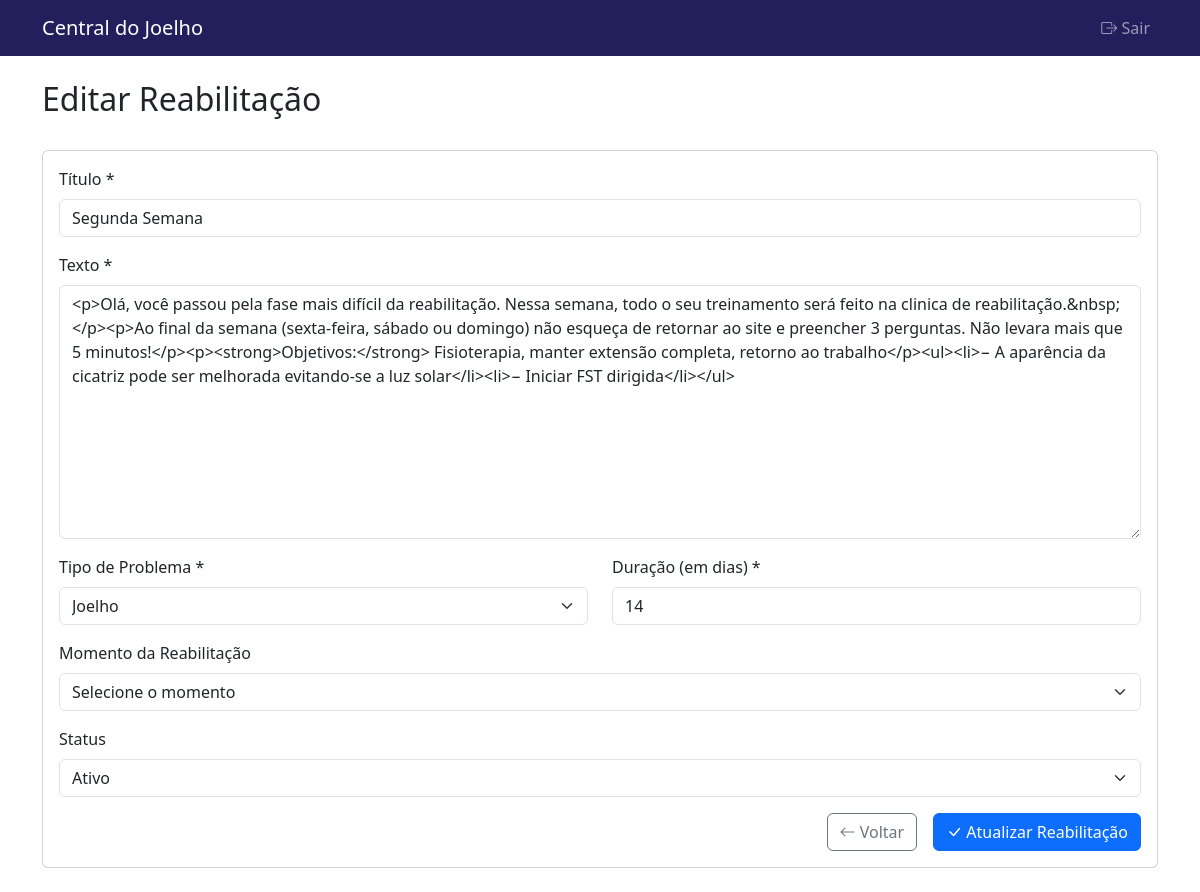
The page /index.php?page=medico/reabilitacao_form&id=20 (signed in) on the database its author committed.
### tables this page shows
CREATE TABLE IF NOT EXISTS `reabilitacao` (
  `id` int NOT NULL AUTO_INCREMENT,
  `titulo` varchar(255) NOT NULL,
  `texto` text NOT NULL,
  `momento` varchar(255) NOT NULL DEFAULT '',
  `sequencia` int DEFAULT '0',
  `id_pergunta` int DEFAULT NULL,
  `tipo_problema` int NOT NULL,
  `data_criacao` timestamp NULL DEFAULT CURRENT_TIMESTAMP,
  `data_atualizacao` timestamp NULL DEFAULT CURRENT_TIMESTAMP ON UPDATE CURRENT_TIMESTAMP,
  `id_medico` int DEFAULT NULL,
  `id_paciente` int DEFAULT NULL,
  `duracao_dias` int NOT NULL DEFAULT '7',
  `status` enum('ativo','inativo') NOT NULL DEFAULT 'ativo',
  PRIMARY KEY (`id`),
  KEY `id_medico` (`id_medico`),
  KEY `fk_momento` (`momento`),
  KEY `fk_tipo` (`tipo_problema`) USING BTREE,
  KEY `id_paciente` (`id_paciente`),
  KEY `id_pergunta` (`id_pergunta`)
);

CREATE TABLE IF NOT EXISTS `tipos_reabilitacao` (
  `id` int NOT NULL AUTO_INCREMENT,
  `descricao` varchar(50) NOT NULL,
  PRIMARY KEY (`id`)
);

### pages/medico/reabilitacao_form.php (the view, shortened to what this page needs)
<?php
$conn = getConnection();
$reabilitacao = [
    'id' => '',
    'titulo' => '',
    'texto' => '',
    'momento' => '',
    'tipo_problema' => '',
    'id_medico' => $_SESSION['user_id'],
    'duracao_dias' => '',
    'status' => 'ativo'
];
$stmt = $conn->prepare("SELECT id, descricao as nome FROM tipos_reabilitacao ORDER BY descricao");
$stmt->execute();
$tipos_reabilitacao = $stmt->fetchAll(PDO::FETCH_ASSOC);
if (isset($_GET['id'])) {
    $stmt = $conn->prepare("SELECT * FROM reabilitacao WHERE id = ? AND id_medico = ?");
    $stmt->execute([$_GET['id'], $_SESSION['user_id']]);
    $reabilitacao_db = $stmt->fetch(PDO::FETCH_ASSOC);
    if ($reabilitacao_db) {
        $reabilitacao = array_merge($reabilitacao, $reabilitacao_db);
    } else {
        header('Location: index.php?page=medico/reabilitacao_medico');
        exit;
    }
}
function h($str) {
    return htmlspecialchars($str ?? '', ENT_QUOTES, 'UTF-8');
}
?>
<!DOCTYPE html>
<html lang="pt-BR">
<head>
    <link href="https://cdn.jsdelivr.net/npm/bootstrap@5.3.2/dist/css/bootstrap.min.css" rel="stylesheet">
    <link rel="stylesheet" href="https://cdn.jsdelivr.net/npm/bootstrap-icons@1.11.1/font/bootstrap-icons.css">
</head>
<body>
    <?php include_once __DIR__ . '/../../common/header_medico.php'; ?>
    <div class="container my-4">
        <div class="row">
            <div class="col-12">
                <div class="d-flex justify-content-between align-items-center mb-4">
                    <h2><?php echo $reabilitacao['id'] ? 'Editar' : 'Nova' ?> Reabilitação</h2>
                </div>
                <div class="card">
                    <div class="card-body">
                        <form method="POST" action="index.php?page=medico/reabilitacao_form<?php echo !empty($reabilitacao['id']) ? '&id=' . $reabilitacao['id'] : ''; ?>">
                            <div class="mb-3">
                                <label for="titulo" class="form-label">Título *</label>
                                <input type="text" class="form-control" id="titulo" name="titulo"
                                       value="<?php echo h($reabilitacao['titulo']); ?>" required>
                            </div>
                            <div class="mb-3">
                                <label for="texto" class="form-label">Texto *</label>
                                <textarea class="form-control" id="texto" name="texto" rows="10" required><?php echo h($reabilitacao['texto']); ?></textarea>
                            </div>
                            <div class="row">
                                <div class="col-md-6">
                                    <div class="mb-3">
                                        <label for="tipo_problema" class="form-label">Tipo de Problema *</label>
                                        <select class="form-select" id="tipo_problema" name="tipo_problema" required>
                                            <?php foreach ($tipos_reabilitacao as $tipo): ?>
                                                <option value="<?php echo h($tipo['id']); ?>"
                                                    <?php echo $reabilitacao['tipo_problema'] == $tipo['id'] ? 'selected' : ''; ?>>
                                                    <?php echo h($tipo['nome']); ?>
                                                </option>
                                            <?php endforeach; ?>
                                        </select>
                                    </div>
                                </div>
                                <div class="col-md-6">
                                    <div class="mb-3">
                                        <label for="duracao_dias" class="form-label">Duração (em dias) *</label>
                                        <input type="number" class="form-control" id="duracao_dias" name="duracao_dias"
                                               value="<?php echo h($reabilitacao['duracao_dias']); ?>" required min="1">
                                    </div>
                                </div>
                            </div>
                            <div class="mb-3">
                                <label for="momento" class="form-label">Momento da Reabilitação</label>
                                <select class="form-select" id="momento" name="momento">
                                    <option value="">Selecione o momento</option>
                                </select>
                            </div>
                            <div class="mb-3">
                                <label for="status" class="form-label">Status</label>
                                <select class="form-select" id="status" name="status">
                                    <option value="ativo" <?php echo $reabilitacao['status'] == 'ativo' ? 'selected' : ''; ?>>Ativo</option>
                                </select>
                            </div>
                            <div class="d-flex justify-content-end">
                                <a href="index.php?page=medico/reabilitacao_medico" class="btn btn-outline-secondary me-3">
                                    <i class="bi bi-arrow-left"></i> Voltar
                                </a>
                                <button type="submit" class="btn btn-primary">
                                    <i class="bi bi-check-lg"></i> <?php echo $reabilitacao['id'] ? 'Atualizar' : 'Criar' ?> Reabilitação
                                </button>
                            </div>
                        </form>
                    </div>
                </div>
            </div>
        </div>
    </div>
</body>
</html>

### rows shown on the page
reabilitacao: titulo "Segunda Semana", texto "<p>Olá, você passou pela fase mais difícil da reabilitação. Nessa semana, todo o seu treinamento será feito na clinica de reabilitação.&nbsp;</p><p>Ao final da semana (sexta-feira, sábado ou domingo) não esqueça de retornar ao site e preencher 3 perguntas. Não levara mais que 5 minutos!</p><p><strong>Objetivos:</strong> Fisioterapia, manter extensão completa, retorno ao trabalho</p><ul><li>− A aparência da cicatriz pode ser melhorada evitando-se a luz solar</li><li>− Iniciar FST dirigida</li></ul>", tipo_problema "Joelho", duracao_dias "14", status "Ativo"
